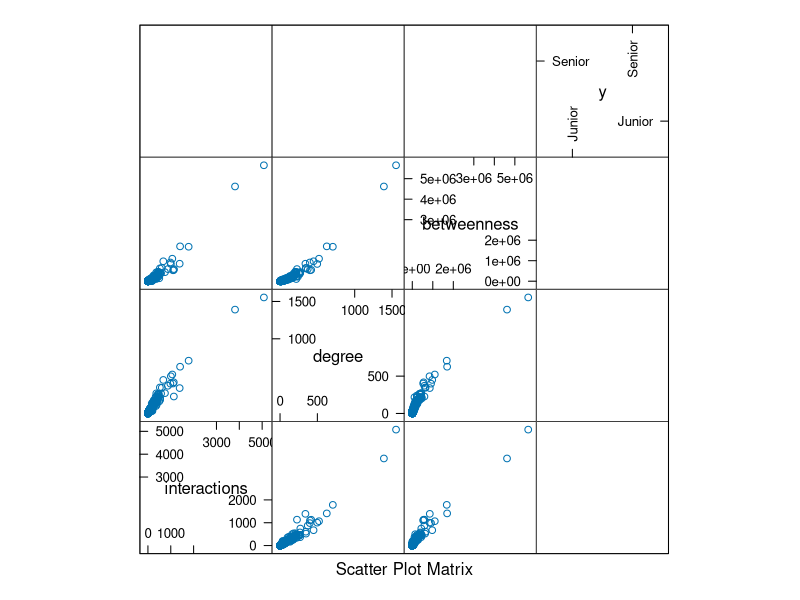
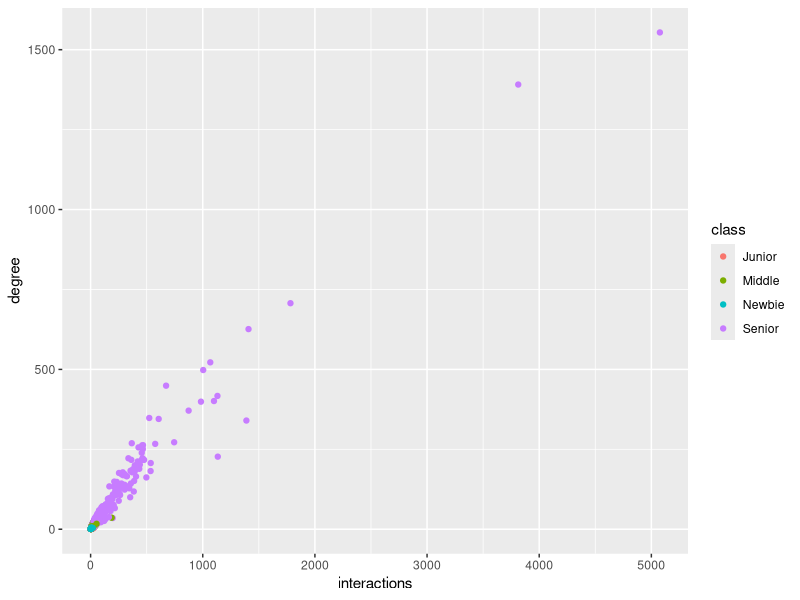
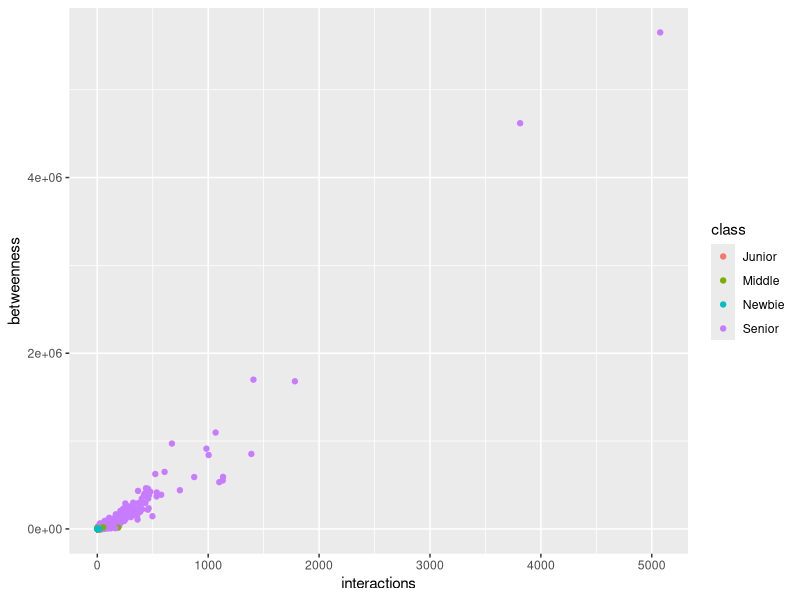
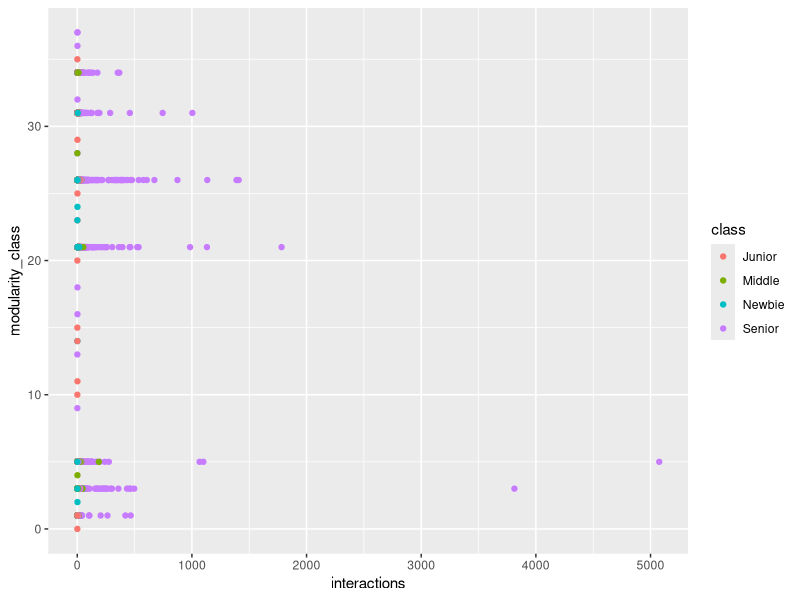

These figures' R source, in order: (Note: this script raises an error after producing the figures.)
library(caret)
library(ggplot2)

data = read.csv("biology.csv", header = TRUE, sep = ";", dec = ",")
index = 1
while(index <= nrow(data)) {
  row = data[index, ]
  if(row$profile == 1) {
    data[index, "class"] = 'Newbie'
  }
  if(row$profile == 2) {
    data[index, "class"] = 'Junior'
  }
  if(row$profile == 3) {
    data[index, "class"] = 'Middle'
  }
  if(row$profile == 4) {
    data[index, "class"] = 'Senior'
  }
  index = index + 1
}


set.seed(825)
trainIndex <- createDataPartition(data$class, p = .6, 
                                  list = FALSE, 
                                  times = 1)
dataTrain <- data[ trainIndex,]
dataTest  <- data[-trainIndex,]

feature_plot = featurePlot(x=dataTrain[ , c("interactions", "degree", "betweenness")] ,
              y = dataTrain$class, plot = "pairs")

plot = qplot(interactions, degree, colour = class,  data =dataTrain) 
plot2 = qplot(interactions, betweenness, colour = class,  data =dataTrain) 
plot3 = qplot(interactions, modularity_class, colour = class,  data =dataTrain) 

#print(feature_plot)
#print(plot)
#print(plot2)
#print(plot3)

runModel = TRUE

if(runModel) {
  fitControl <- trainControl(## 10-fold CV
    method = "repeatedcv",
    number = 10, 
    classProbs = TRUE,
    repeats = 10)  
  
  
  modelFit <- train(class ~  indegree + outdegree  + page_rank + betweenness + eigenvector, data = dataTrain, 
                    method = "gbm",  
                    trControl = fitControl,
                    #tuneGrid = grid,
                    metric = "ROC",
                    verbose = FALSE)
  print(modelFit)
  
  print("Prediction")
  predictions <- predict(modelFit, newdata = dataTest)
  
  cm = confusionMatrix(predictions, dataTest$class)
  
  print(cm)
}



#u.reputation,
#n.betweenness,
#n.closeness,
#n.eccentricity,
#n.harmonic_closeness,
#n.page_rank,
#n.indegree,
#n.outdegree,
#n.degree,
#n.eigenvector,
#n.modularity_class,
#n.clustering_coefficient,
#n.interactions,
#n.strongly_component,
#n.weakly_component

